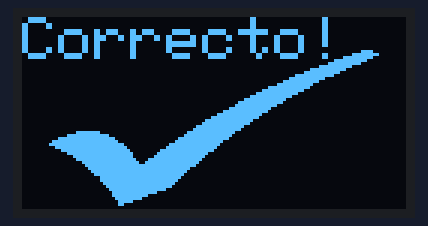
Simulated run of this sketch. Board: Arduino Uno, built with avr-gcc and run on an emulated ATmega328P. Shown: 128×64 one-colour display.

Above: at 0.1 s.

The sketch:

OLED_BitMap.ino
```cpp
#include <SPI.h>
#include <Wire.h>
#include <Adafruit_GFX.h>
#include <Adafruit_SSD1306.h>
#include <Fonts/FreeMonoBoldOblique24pt7b.h>

#define SCREEN_WIDTH 128  // OLED display width, in pixels
#define SCREEN_HEIGHT 64  // OLED display height, in pixels

// Declaration for an SSD1306 display connected to I2C (SDA, SCL pins)
#define OLED_RESET 4  // Reset pin # (or -1 if sharing Arduino reset pin)
Adafruit_SSD1306 display(SCREEN_WIDTH, SCREEN_HEIGHT, &Wire, OLED_RESET);

#define bitmap_height 128
#define bitmap_width 64
static const unsigned char PROGMEM bitmap[] = { 0x00, 0x00, 0x00, 0x00, 0x00, 0x00, 0x00, 0x00, 0x00, 0x00, 0x00, 0x00, 0x00, 0x00, 0x00, 0x00,
                                                0x00, 0x00, 0x00, 0x00, 0x00, 0x00, 0x00, 0x00, 0x00, 0x00, 0x00, 0x00, 0x00, 0x00, 0x00, 0x00,
                                                0x00, 0x00, 0x00, 0x00, 0x00, 0x00, 0x00, 0x00, 0x00, 0x00, 0x00, 0x00, 0x00, 0x00, 0x00, 0x00,
                                                0x00, 0x00, 0x00, 0x00, 0x00, 0x00, 0x00, 0x00, 0x00, 0x00, 0x00, 0x00, 0x00, 0x00, 0x00, 0x00,
                                                0x00, 0x00, 0x00, 0x00, 0x00, 0x00, 0x00, 0x00, 0x00, 0x00, 0x00, 0x00, 0x00, 0x00, 0x00, 0x00,
                                                0x00, 0x00, 0x00, 0x00, 0x00, 0x00, 0x00, 0x00, 0x00, 0x00, 0x00, 0x00, 0x00, 0x00, 0x00, 0x00,
                                                0x00, 0x00, 0x00, 0x00, 0x00, 0x00, 0x00, 0x00, 0x00, 0x00, 0x00, 0x00, 0x00, 0x00, 0x78, 0x00,
                                                0x00, 0x00, 0x00, 0x00, 0x00, 0x00, 0x00, 0x00, 0x00, 0x00, 0x00, 0x00, 0x00, 0x03, 0xFE, 0x00,
                                                0x00, 0x00, 0x00, 0x00, 0x00, 0x00, 0x00, 0x00, 0x00, 0x00, 0x00, 0x00, 0x00, 0x1F, 0xF8, 0x00,
                                                0x00, 0x00, 0x00, 0x00, 0x00, 0x00, 0x00, 0x00, 0x00, 0x00, 0x00, 0x00, 0x00, 0xFF, 0xE0, 0x00,
                                                0x00, 0x00, 0x00, 0x00, 0x00, 0x00, 0x00, 0x00, 0x00, 0x00, 0x00, 0x00, 0x03, 0xFF, 0x80, 0x00,
                                                0x00, 0x00, 0x00, 0x00, 0x00, 0x00, 0x00, 0x00, 0x00, 0x00, 0x00, 0x00, 0x1F, 0xFC, 0x00, 0x00,
                                                0x00, 0x00, 0x00, 0x00, 0x00, 0x00, 0x00, 0x00, 0x00, 0x00, 0x00, 0x00, 0xFF, 0xF0, 0x00, 0x00,
                                                0x00, 0x00, 0x00, 0x00, 0x00, 0x00, 0x00, 0x00, 0x00, 0x00, 0x00, 0x03, 0xFF, 0xC0, 0x00, 0x00,
                                                0x00, 0x00, 0x00, 0x00, 0x00, 0x00, 0x00, 0x00, 0x00, 0x00, 0x00, 0x1F, 0xFF, 0x00, 0x00, 0x00,
                                                0x00, 0x00, 0x00, 0x00, 0x00, 0x00, 0x00, 0x00, 0x00, 0x00, 0x00, 0x7F, 0xF8, 0x00, 0x00, 0x00,
                                                0x00, 0x00, 0x00, 0x00, 0x00, 0x00, 0x00, 0x00, 0x00, 0x00, 0x01, 0xFF, 0xE0, 0x00, 0x00, 0x00,
                                                0x00, 0x00, 0x00, 0x00, 0x00, 0x00, 0x00, 0x00, 0x00, 0x00, 0x07, 0xFF, 0x80, 0x00, 0x00, 0x00,
                                                0x00, 0x00, 0x00, 0x00, 0x00, 0x00, 0x00, 0x00, 0x00, 0x00, 0x3F, 0xFF, 0x00, 0x00, 0x00, 0x00,
                                                0x00, 0x00, 0x00, 0x00, 0x00, 0x00, 0x00, 0x00, 0x00, 0x00, 0xFF, 0xFC, 0x00, 0x00, 0x00, 0x00,
                                                0x00, 0x00, 0x00, 0x00, 0x00, 0x00, 0x00, 0x00, 0x00, 0x03, 0xFF, 0xF0, 0x00, 0x00, 0x00, 0x00,
                                                0x00, 0x00, 0x00, 0x00, 0x00, 0x00, 0x00, 0x00, 0x00, 0x0F, 0xFF, 0xC0, 0x00, 0x00, 0x00, 0x00,
                                                0x00, 0x00, 0x00, 0x00, 0x00, 0x00, 0x00, 0x00, 0x00, 0x3F, 0xFF, 0x00, 0x00, 0x00, 0x00, 0x00,
                                                0x00, 0x00, 0x00, 0x00, 0x00, 0x00, 0x00, 0x00, 0x00, 0xFF, 0xFE, 0x00, 0x00, 0x00, 0x00, 0x00,
                                                0x00, 0x00, 0x00, 0x00, 0x00, 0x00, 0x00, 0x00, 0x01, 0xFF, 0xF8, 0x00, 0x00, 0x00, 0x00, 0x00,
                                                0x00, 0x00, 0x00, 0x00, 0x00, 0x00, 0x00, 0x00, 0x07, 0xFF, 0xE0, 0x00, 0x00, 0x00, 0x00, 0x00,
                                                0x00, 0x00, 0x00, 0x00, 0x00, 0x00, 0x00, 0x00, 0x1F, 0xFF, 0xC0, 0x00, 0x00, 0x00, 0x00, 0x00,
                                                0x00, 0x00, 0x00, 0x00, 0x00, 0x00, 0x00, 0x00, 0x7F, 0xFF, 0x00, 0x00, 0x00, 0x00, 0x00, 0x00,
                                                0x00, 0x00, 0x00, 0x00, 0x00, 0x00, 0x00, 0x01, 0xFF, 0xFE, 0x00, 0x00, 0x00, 0x00, 0x00, 0x00,
                                                0x00, 0x00, 0x00, 0x00, 0x00, 0x00, 0x00, 0x07, 0xFF, 0xF8, 0x00, 0x00, 0x00, 0x00, 0x00, 0x00,
                                                0x00, 0x00, 0x00, 0x00, 0x00, 0x00, 0x00, 0x0F, 0xFF, 0xF0, 0x00, 0x00, 0x00, 0x00, 0x00, 0x00,
                                                0x00, 0x00, 0x00, 0x00, 0x00, 0x00, 0x00, 0x3F, 0xFF, 0xC0, 0x00, 0x00, 0x00, 0x00, 0x00, 0x00,
                                                0x00, 0x00, 0x00, 0x00, 0x00, 0x00, 0x00, 0x7F, 0xFF, 0x80, 0x00, 0x00, 0x00, 0x00, 0x00, 0x00,
                                                0x00, 0x00, 0x3F, 0xC0, 0x00, 0x00, 0x01, 0xFF, 0xFE, 0x00, 0x00, 0x00, 0x00, 0x00, 0x00, 0x00,
                                                0x00, 0x01, 0xFF, 0xF8, 0x00, 0x00, 0x03, 0xFF, 0xFC, 0x00, 0x00, 0x00, 0x00, 0x00, 0x00, 0x00,
                                                0x00, 0x0F, 0xFF, 0xFE, 0x00, 0x00, 0x0F, 0xFF, 0xF8, 0x00, 0x00, 0x00, 0x00, 0x00, 0x00, 0x00,
                                                0x00, 0x3F, 0xFF, 0xFF, 0x00, 0x00, 0x1F, 0xFF, 0xE0, 0x00, 0x00, 0x00, 0x00, 0x00, 0x00, 0x00,
                                                0x00, 0x7F, 0xFF, 0xFF, 0xC0, 0x00, 0x7F, 0xFF, 0xC0, 0x00, 0x00, 0x00, 0x00, 0x00, 0x00, 0x00,
                                                0x00, 0x1F, 0xFF, 0xFF, 0xE0, 0x00, 0xFF, 0xFF, 0x80, 0x00, 0x00, 0x00, 0x00, 0x00, 0x00, 0x00,
                                                0x00, 0x07, 0xFF, 0xFF, 0xF0, 0x03, 0xFF, 0xFF, 0x00, 0x00, 0x00, 0x00, 0x00, 0x00, 0x00, 0x00,
                                                0x00, 0x01, 0xFF, 0xFF, 0xF8, 0x07, 0xFF, 0xFC, 0x00, 0x00, 0x00, 0x00, 0x00, 0x00, 0x00, 0x00,
                                                0x00, 0x00, 0x7F, 0xFF, 0xF8, 0x0F, 0xFF, 0xF8, 0x00, 0x00, 0x00, 0x00, 0x00, 0x00, 0x00, 0x00,
                                                0x00, 0x00, 0x3F, 0xFF, 0xFC, 0x3F, 0xFF, 0xF0, 0x00, 0x00, 0x00, 0x00, 0x00, 0x00, 0x00, 0x00,
                                                0x00, 0x00, 0x0F, 0xFF, 0xFE, 0x7F, 0xFF, 0xE0, 0x00, 0x00, 0x00, 0x00, 0x00, 0x00, 0x00, 0x00,
                                                0x00, 0x00, 0x07, 0xFF, 0xFF, 0xFF, 0xFF, 0xC0, 0x00, 0x00, 0x00, 0x00, 0x00, 0x00, 0x00, 0x00,
                                                0x00, 0x00, 0x03, 0xFF, 0xFF, 0xFF, 0xFF, 0x00, 0x00, 0x00, 0x00, 0x00, 0x00, 0x00, 0x00, 0x00,
                                                0x00, 0x00, 0x01, 0xFF, 0xFF, 0xFF, 0xFE, 0x00, 0x00, 0x00, 0x00, 0x00, 0x00, 0x00, 0x00, 0x00,
                                                0x00, 0x00, 0x00, 0xFF, 0xFF, 0xFF, 0xFC, 0x00, 0x00, 0x00, 0x00, 0x00, 0x00, 0x00, 0x00, 0x00,
                                                0x00, 0x00, 0x00, 0x3F, 0xFF, 0xFF, 0xF8, 0x00, 0x00, 0x00, 0x00, 0x00, 0x00, 0x00, 0x00, 0x00,
                                                0x00, 0x00, 0x00, 0x3F, 0xFF, 0xFF, 0xF0, 0x00, 0x00, 0x00, 0x00, 0x00, 0x00, 0x00, 0x00, 0x00,
                                                0x00, 0x00, 0x00, 0x1F, 0xFF, 0xFF, 0xE0, 0x00, 0x00, 0x00, 0x00, 0x00, 0x00, 0x00, 0x00, 0x00,
                                                0x00, 0x00, 0x00, 0x0F, 0xFF, 0xFF, 0xC0, 0x00, 0x00, 0x00, 0x00, 0x00, 0x00, 0x00, 0x00, 0x00,
                                                0x00, 0x00, 0x00, 0x07, 0xFF, 0xFF, 0x00, 0x00, 0x00, 0x00, 0x00, 0x00, 0x00, 0x00, 0x00, 0x00,
                                                0x00, 0x00, 0x00, 0x03, 0xFF, 0xF8, 0x00, 0x00, 0x00, 0x00, 0x00, 0x00, 0x00, 0x00, 0x00, 0x00,
                                                0x00, 0x00, 0x00, 0x03, 0xFF, 0xC0, 0x00, 0x00, 0x00, 0x00, 0x00, 0x00, 0x00, 0x00, 0x00, 0x00,
                                                0x00, 0x00, 0x00, 0x01, 0xFF, 0x00, 0x00, 0x00, 0x00, 0x00, 0x00, 0x00, 0x00, 0x00, 0x00, 0x00,
                                                0x00, 0x00, 0x00, 0x00, 0xF8, 0x00, 0x00, 0x00, 0x00, 0x00, 0x00, 0x00, 0x00, 0x00, 0x00, 0x00,
                                                0x00, 0x00, 0x00, 0x00, 0xC0, 0x00, 0x00, 0x00, 0x00, 0x00, 0x00, 0x00, 0x00, 0x00, 0x00, 0x00,
                                                0x00, 0x00, 0x00, 0x00, 0x00, 0x00, 0x00, 0x00, 0x00, 0x00, 0x00, 0x00, 0x00, 0x00, 0x00, 0x00,
                                                0x00, 0x00, 0x00, 0x00, 0x00, 0x00, 0x00, 0x00, 0x00, 0x00, 0x00, 0x00, 0x00, 0x00, 0x00, 0x00,
                                                0x00, 0x00, 0x00, 0x00, 0x00, 0x00, 0x00, 0x00, 0x00, 0x00, 0x00, 0x00, 0x00, 0x00, 0x00, 0x00,
                                                0x00, 0x00, 0x00, 0x00, 0x00, 0x00, 0x00, 0x00, 0x00, 0x00, 0x00, 0x00, 0x00, 0x00, 0x00, 0x00,
                                                0x00, 0x00, 0x00, 0x00, 0x00, 0x00, 0x00, 0x00, 0x00, 0x00, 0x00, 0x00, 0x00, 0x00, 0x00, 0x00,
                                                0x00, 0x00, 0x00, 0x00, 0x00, 0x00, 0x00, 0x00, 0x00, 0x00, 0x00, 0x00, 0x00, 0x00, 0x00, 0x00 };

void setup() {
  Serial.begin(9600);

  // SSD1306_SWITCHCAPVCC = generate display voltage from 3.3V internally
  if (!display.begin(SSD1306_SWITCHCAPVCC, 0x3C)) {  // Address 0x3D for 128x64
    Serial.println(F("SSD1306 allocation failed"));
    for (;;)
      ;  // Don't proceed, loop forever
  }
  // Clear the buffer
  display.clearDisplay();
}

void loop() {
  showBitmap();
}

void showBitmap(void) {
  display.clearDisplay();
  display.setTextColor(WHITE);         // establece color al unico disponible (pantalla monocromo)
  display.setCursor(0, 0);             // ubica cursor en inicio de coordenadas 0,0
  display.setTextSize(2);              // establece tamano de texto en 1
  display.print("Correcto!");  // escribe en pantalla el texto
  display.drawBitmap(0, 5, bitmap, bitmap_height, bitmap_width, WHITE);
  display.display();
  delay(1000);
}
```
